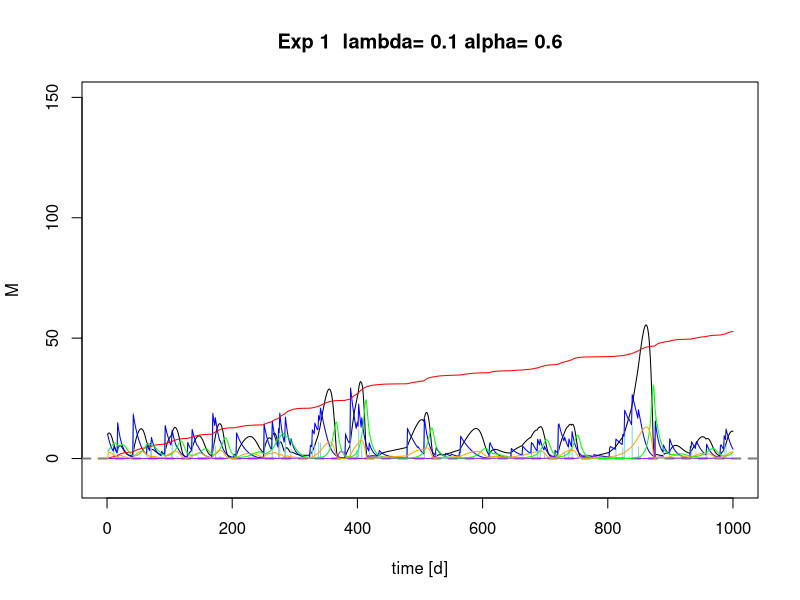
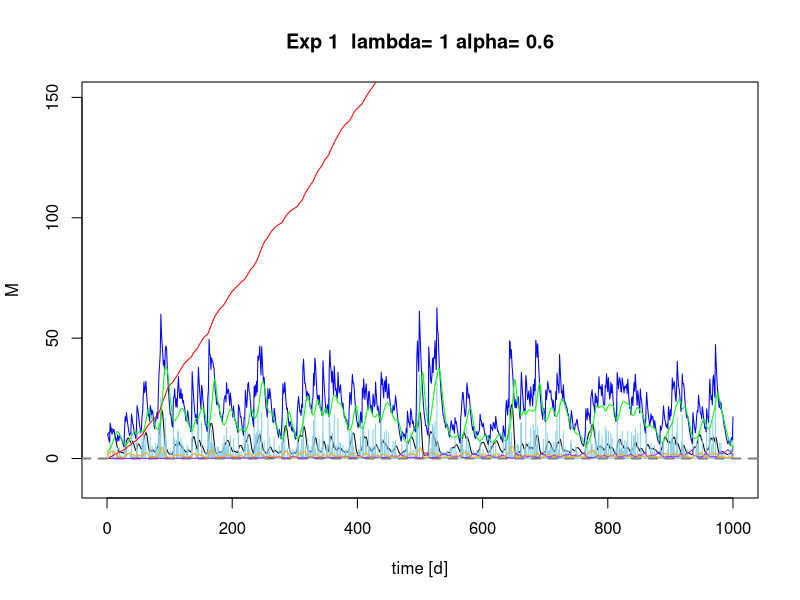
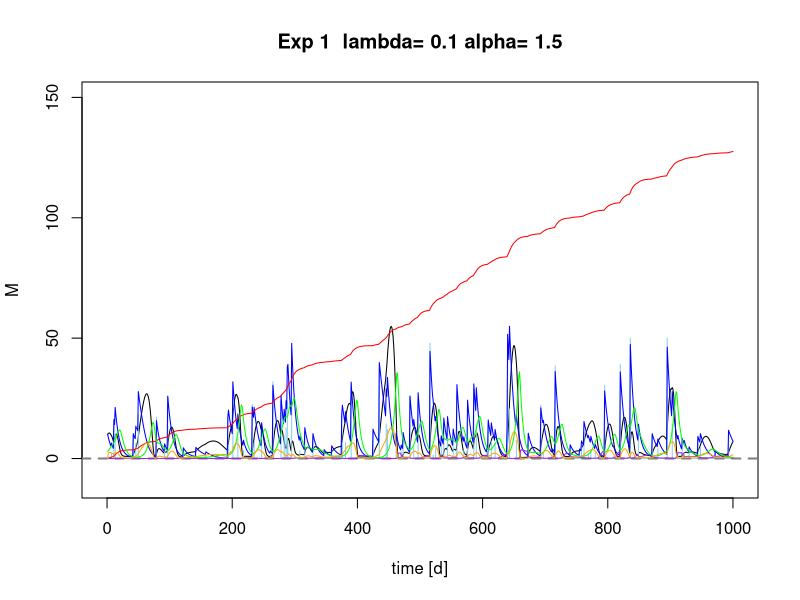
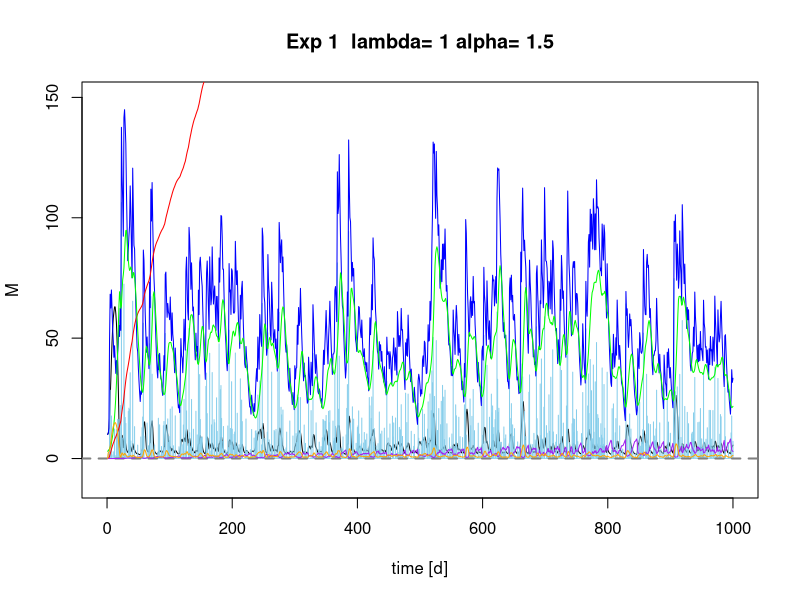
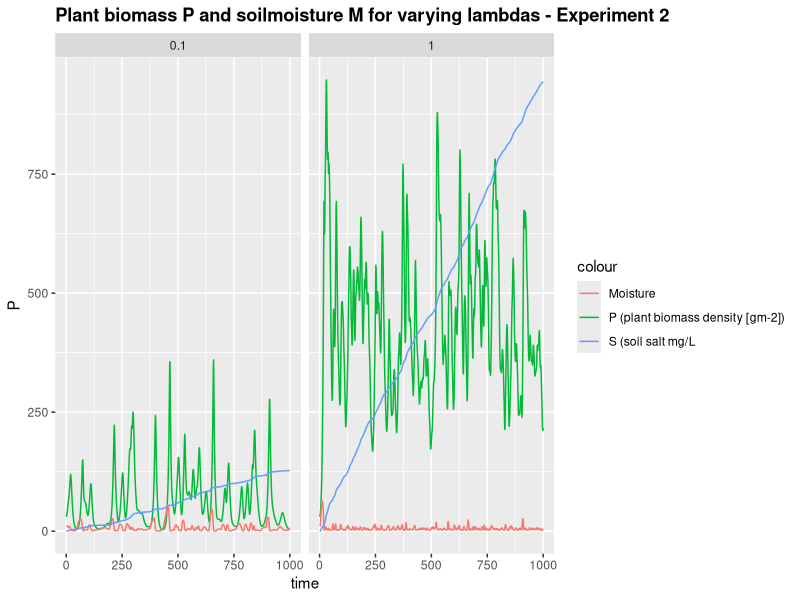
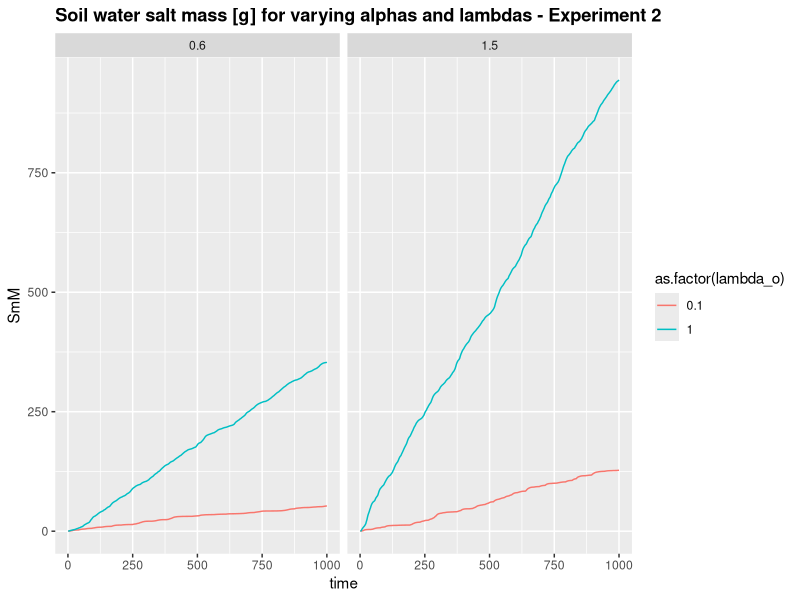
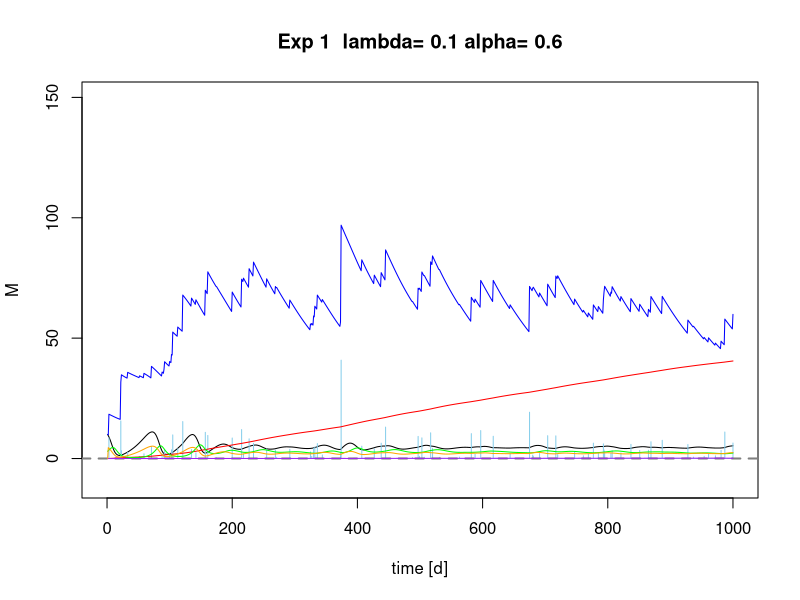
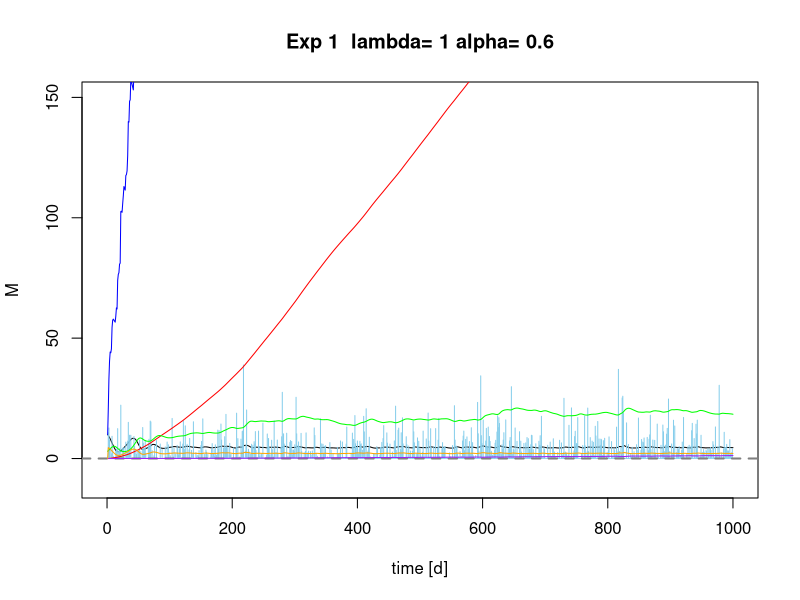

The R script that drew these images, in order:
## ---- chunk 1

 # Sandy Clay Loam
    n<-0.367 # porosity
    # more soil variables for evaporation & losses
    # Hydraulic conductivity
    K_s<-52.08*10 # mm/day
    # campbell's b
    b<-6.4069 # neurotheta sandy clay loam
    # van Genuchten parameters
#     avg <- 0.0521
#     nvg <- 1.237
    s_fc<-0.2677/n # Field capacity
    # This is the bubbling pressure
    psi_s_bar<--1.2E-3 #
 
   h1bar =  -psi_s_bar 
   hb = psi_s_bar*-10^5 # mm
 ### Salvucci equation m

 m=5.64  # in Salvucci's paper it is called n, but I called it m here to not confuse it with porosity
   #m=3.3 # 3.3 for clay, 5.64 for silt-loam, 11.88 for sand-loam 


  Zmax =10000 # [mm] maximum GROUNDWATER DEPTH Check
  Z =3000 # [mm] actual groundwater depth Check

# parameters describing the soil
  soilpar <- list(b = b, n = n, s_fc = s_fc, K_s = K_s, 
                psi_s_bar = psi_s_bar, h1bar = h1bar, hb = hb, m=m)
    #................................................
    # Vegetation 1 (Grass)
    # paspalum secateum F-I and R-I, 2004

    Zr = 400 # soil depth (mm)   Check Also Table 2...Fernandez-Illescas and Rodriguez-Iturbe...2001


 # parameters describing the root zone   
  vegpar <- list(Zr = Zr)


# parameters describing plant dynamics and salt features

  alpha_i=K_s/Z #maximum infiltration rate per day

  k=12 # Saco et al, 2013
  W0=0.2 # Saco et al, 2013
  gmax=0.05 # Saco et al, 2013
  k1=5 # Saco et al, 2013
  c=10  # Saco et al, 2013
  f= 0.8  # f is the soil salt leaching efficiency (whether some salt is retained)
  ConcConst = 0.1 # ConcConst is the concentration of the salt in the infiltrating water in g/l
  CM.gw = 0.1# salt concentration in groundwater
  d=0.24 # fraction of plant mortality
  
  par <- list(alpha_i=alpha_i,k=k, W0=W0, gmax=gmax, k1=k1, c=c, f=f, ConcConst=ConcConst, CM.gw= CM.gw, d=d)
## ---- chunk 2
Infil <- function(h,P, par){
  
  I=par$alpha_i*h*(P+par$k*par$W0)/(P+par$k)
  
  return (I)
}
## ---- chunk 3

WU <- function(M,P,par){ 
# using Svir in here means scaling Svir back to M, easier to do at Svir in balances  
#  WU=par$gmax*((M*(1+Svir))/(((M*(1+Svir))+par$k1)))*P 
  WU=par$gmax*(M/((M+par$k1)))*P 
  
  return(WU)
}
## ---- chunk 4
#******************************************
# based on Salvucci, 1993
L_n <- function(M,Z,Zmax,soilpar,vegpar) {
   Zr <- vegpar$Zr
   
   soilpar$s_fc <- (Z/hb)^(-1/soilpar$b)
   
   s=M/(soilpar$n*vegpar$Zr)
  
   psi = hb*s^soilpar$b
 

  hb_nd <- hb/psi# non-dim hb
  

Znd <- Z/Zmax  # a non-dimensional Znd between 0 and 1 is defined, e.g. Zmax=10 m, Z= 1 m, Znd=0.1


#non-dimensional form of the flow rate equation  #nd flow rate

q <-((((Znd/hb_nd)^-soilpar$m)-((psi/hb)^-soilpar$m))/((1+((psi/hb)^-soilpar$m))+((m-1)*((Znd/hb_nd)^-soilpar$m)))) # 


# Mass flux

flux <- (M*q)

flux<-ifelse(s<soilpar$s_fc, abs(flux)/10, -abs(flux))


return(flux)
}



## ---- chunk 5
Precip <- function(time,alpha,lambda,delta) {
  # generate a vector of times between rainfall events > delta
  f_P<-floor(rexp(time,lambda*exp(-delta/alpha))) # vector of times between rainfall occurrences (equation 4 & 8)
  # generate a binary vector from this (impulse function)
  binary.vec <- unlist(lapply(1:time,function(i) c(rep(0,f_P[i]),1)))
  R <- rexp(length(binary.vec),1/alpha)*binary.vec 
  return(R[1:time])
}
## ---- chunk 6

Gr <- function(M,P,par) { 
  
  Gr = par$c*WU(M,P,par)
  
  return(Gr)
}
## ---- chunk 7
Mo <- function(P,M,Svir,par) {
  # needs to be M/Svir because both are "large" numbers
  # you want a number ~1 for multiplication, or <0.1 for addition
  Mo = P*(par$d*(M/Svir))
  
  return(Mo)

}
## ---- chunk 8
balances <- function(Rain, par, plotit=T,
                      soilpar,
                      vegpar){
   

  
# Storage vectors for the daily steps are initialized.

   M <- rep(0,length(Rain)) # soil moisture [mm]
   h <- rep(0,length(Rain)) # infiltration depth [mm]
   P <- rep(0,length(Rain)) #biomass density []
   CM<- rep(0,length(Rain)) # Salt concentration in soil water in g/L or g/mm
   SmI<- rep(0,length(Rain)) # Salt mass in infiltrating water [g]
   SmM <- rep(0,length(Rain)) # Salt mass in soil water [g]
   In <- rep(0,length(Rain)) # infiltration [mm]

   Svir <- rep(0,length(Rain)) # virtual saturation
   flux<- rep(0,length(Rain)) # drainage and capillary rise flux, according to sign



# Initial values to start the simulation.

   
   M[1] <- 10
   h[1] <- 10 
   P[1] <- 30
   CM[1]<- 0
   Svir[1] <- M[1]



# We decided to split the numerical calculations for the daily into 12 substeps.

   deltat <- 12 # split in 12 increments

  
# Storage vectors for the substeps are initialized.

   M_sub <- rep(0,deltat)
   h_sub <- rep(0,deltat)
   I_sub <- rep(0,deltat)
   #Q_sub <- rep(0,deltat)
   WU_sub <-rep(0,deltat) # Water uptake in mm
   P_sub <- rep(0,deltat) 
   Gr_sub <- rep(0,deltat) # Growth of biomass
   Mo_sub<- rep(0,deltat) # Mortality of biomass
   SmI_sub <- rep(0,deltat) 
   SmM_sub<- rep(0,deltat) 
   CM_sub<- rep(0,deltat) 
  Svir_sub <- rep(0,deltat) # virtual saturation

   flux_sub<-rep(0,deltat) # calculates leakage loss without evaporation loss

   U_salt <-rep(0,deltat)
   L_salt <-rep(0,deltat)


  
   timeincr= 1/deltat
   
  for (t in 2:length(Rain)){
    
    for (tt in 1:(deltat-1)) {
      
      h.old <- ifelse(tt==1,h[t-1],h_sub[tt])
      P.old <- ifelse(tt==1,P[t-1],P_sub[tt])
      M.old <- ifelse(tt==1,M[t-1],M_sub[tt])
      SmI.old <-ifelse(tt==1,SmI[t-1],SmI_sub[tt])
      CM.old <-ifelse(tt==1,CM[t-1],CM_sub[tt])
      Svir.old <-ifelse(tt==1,Svir[t-1],Svir_sub[tt])


# Balance for water depth on soil


h_sub[tt+1] <- h.old + ifelse(tt==1,(10*Rain[t]),0) - Infil(h.old, P.old,par)*timeincr

# Infiltration

      I_sub[tt] <- Infil(h.old, P.old,par)*timeincr

#  1. Update soil moisture with infiltration

      M_sub[tt + 1] <- M.old + I_sub[tt]      
      
# Now do all plant uptake and growth
# water uptake by plants: include infiltration in available water

      WU_sub[tt] <- WU(M=Svir.old,P.old,par)*timeincr 
      
      # growth rate
      Gr_sub[tt] <- Gr(M=Svir.old, P.old,par)*timeincr 
      # Mortality
      Mo_sub[tt]<- Mo(P.old,M=M.old, Svir=Svir.old, par)*timeincr
      # calculate plant biomass balance
      P_sub[tt + 1] <- P.old + Gr_sub[tt]- Mo_sub[tt] 
      
      
# re-calculate water balance
# 2. before leaching
      M_sub[tt + 1] <- M.old + I_sub[tt] - WU_sub[tt] #- L_sub[tt] 

# Calculate salt concentration in the soil

 # 3. calculate leaching and capillary rise amount
  flux_sub[tt+1]<-do.call(L_n,list(M=M_sub[tt+1],Z=Z, Zmax=Zmax,soilpar=soilpar,vegpar=vegpar))

# 4. final adjust soil moisture for leaching or capillary rise
 
   M_sub[tt + 1] <-  M_sub[tt + 1] + flux_sub[tt+1]*timeincr


# calculate saltbalance

# Salt leaching
    L_salt[tt+1] <- ifelse(flux_sub[tt+1]<0, par$f*CM_sub[tt+1]*flux_sub[tt+1]*timeincr,0) # leaching of salt

# salt uplfow
    U_salt[tt+1] <- ifelse(flux_sub[tt+1]>0, par$CM.gw*flux_sub[tt+1]*timeincr,0) # rise of salt

# salt mass coming in with infiltration
      SmI_sub[tt+1]<- SmI.old + I_sub[tt]*par$ConcConst 

#salt mass in soil
     SmM_sub[tt+1] <- SmI_sub[tt+1] + U_salt[tt+1] - L_salt[tt+1]
# salt concentration in soil
   CM_sub[tt+1]<- (SmM_sub[tt+1]/M_sub[tt+1])*(1/58.44) # 
    
# Virtual saturation (Shah et al., 2012), here in [mm] to be in the same unit as M
    Svir_sub[tt + 1]<-soilpar$n*vegpar$Zr*((soilpar$h1bar*10^-1)^(1/soilpar$b))*
                     ((soilpar$h1bar*10^-1)*(M_sub[tt + 1]/
                       (soilpar$n*vegpar$Zr))^(-soilpar$b)
                       +(3.6*CM_sub[tt + 1]))^(-1/soilpar$b)

    } 
  
# Aggregating the substep results to daily values.

    P[t] = P_sub[deltat]
    M[t] = M_sub[deltat]
    h[t] = h_sub[deltat]
    CM[t] = CM_sub[deltat]
    SmM[t] = SmM_sub[deltat] 
    SmI[t]=SmI_sub[deltat]
    In[t]= sum(I_sub)
    flux[t] = sum(flux_sub)
    Svir[t] = Svir_sub[deltat]

}


# Plotting
 
if (plotit==T) {  
  plot(M, type="l",ylim=c(-10,150),xlim=c(0,time),xlab=("time [d]"), main=paste("Exp 1  lambda=", lambda[j],"alpha=", alpha[i]))
  points(Rain*10, type="h", col="skyblue")
   
    lines(h,type="l", col="blue")
    abline(h=0, col="Gray50",lwd=2,lty=2)

    lines(SmM,type="l", col="red")
    lines(CM,type="l", col="purple")
    lines(P/10,type="l", col="green")
    lines(flux,type="l", col="orange")

#  legend("topright",cex=1, pt.cex=0.4, c("Moisture [mm]","Rainfall [mm]*10","overland flow depth[mm] ","salt mass in soil water [g]", "salt concentration in soil water [g/l]", "Plant biomass density [g/m^2]/10"),
#          col=c("black","skyblue","blue","red","purple","green"),lty=1)
 

}

Out <- data.frame(P=P,M=M,h=h, CM=CM, SmM=SmM, In=In, flux=flux, Svir=Svir)
return(Out)
}
## ---- chunk 9
alpha <- c(0.6,1.5) 
lambda <- c(0.1,1)

Store <- list()
sub_store <- list()
time <- 1000
delta <- 0
set.seed(1000)
## ---- chunk 10
#source("Rainfall.R")


for (i in 1:length(alpha)) {
  
for (j in 1:length(lambda)) {
    # generate the rainfall
    Rain <- Precip(time,alpha[i],lambda[j],delta)
    Rainlist <- data.frame(Precip(time,alpha[i],lambda[j],delta)) 
    
    sub_store[[j]] <-data.frame(alpha_o=rep(alpha[i],time),
                                lambda_o=rep(lambda[j],time),
                                balances(Rain,plotit=T, par=par,
                                soilpar, vegpar))
  }
  Store[[i]] <- sub_store
}
## ---- chunk 11
require(ggplot2)
lambda_sum <- do.call(rbind,Store[][[2]])
lambda_sum$time <- rep(1:time,length(lambda))

pl <- ggplot(lambda_sum,aes(x=time,y=P, colour="P (plant biomass density [gm-2])")) + geom_line()
pl  <- pl + geom_line(aes(x=time,y=M, colour="Moisture"))  
pl <- pl +  facet_wrap(~lambda_o)   #, colour=lambda_o (put this in aes-brackets) 
pl  + ggtitle("Plant biomass P and soilmoisture M for varying lambdas - Experiment 2") +  geom_line(aes(x=time, y=SmM, colour= "S (soil salt mg/L")) + theme(plot.title = element_text(lineheight=.8, face="bold"))
## ---- chunk 12
lambda_sum_all <- do.call(rbind,do.call(rbind,Store))
lambda_sum_all$time <- rep(rep(1:time,length(lambda)),length(alpha))


pa <- ggplot(lambda_sum_all,aes(x=time,y=SmM,col=as.factor(lambda_o))) + geom_line(linetype=1) 
# pa <- pa + + scale_color_gradient(low="blue", high="red")
pa <- pa  + facet_wrap(~alpha_o) + ggtitle("Soil water salt mass [g] for varying alphas and lambdas - Experiment 2") + theme(plot.title = element_text(lineheight=.8, face="bold"))
pa  
## ---- chunk 13

Soil1P<- lambda_sum$P
Soil1M <-lambda_sum$M
Soil1SmM<-lambda_sum$SmM
Soil1CM<-lambda_sum$CM

## ---- chunk 14


   # Medium Heavy Clay
    n<-0.4473 # porosity
    # more soil variables for evaporation & losses
    # Hydraulic conductivity
    K_s<-2.82*10 # mm/day
    # Campbell's b
    b<-16.1501 # neurotheta Medium heavy clay
    # van Genuchten parameters
    avg <- 0.0613
    nvg <- 1.086
    s_fc<-0.3936/n # Field capacity
    # bubbling pressure
    psi_s_bar<--1.4E-3 
    h1bar =  -psi_s_bar 
    hb = psi_s_bar*-10^5

## Salvucci equation m
 #m=3.3 # 3.3 for clay, 5.64 for silt-loam, 11.88 for sand-loam 
m= 3.3



alpha_i=K_s/Z #maximum infiltration rate per day
    par <- list(alpha_i=alpha_i,k=k, W0=W0, gmax=gmax, k1=k1, c=c, f=f, ConcConst=ConcConst, CM.gw= CM.gw, d=d) 

# parameters describing the soil
  soilpar <- list(b = b, n = n, s_fc = s_fc, K_s = K_s, 
                psi_s_bar = psi_s_bar, h1bar = h1bar, hb = hb, m=m)

for (i in 1:length(alpha)) {
  
for (j in 1:length(lambda)) {
    # generate the rainfall
    Rain <- Precip(time,alpha[i],lambda[j],delta)
    Rainlist <- data.frame(Precip(time,alpha[i],lambda[j],delta)) 
    
    sub_store[[j]] <-data.frame(alpha_o=rep(alpha[i],time),
                                lambda_o=rep(lambda[j],time),
                                balances(Rain,plotit=T, par=par,
                                soilpar, vegpar))
  }
  Store[[i]] <- sub_store
}
## ---- chunk 15
require(ggplot2)
lambda_sum <- do.call(rbind,Store[][[2]])
lambda_sum$time <- rep(1:time,length(lambda))

pl <- ggplot(lambda_sum,aes(x=time,y=P, colour="P (plant biomass density [gm-2])")) + geom_line()
pl  <- pl + geom_line(aes(x=time,y=M, colour="Moisture"))  
pl <- pl +  facet_wrap(~lambda_o)   #, colour=lambda_o (put this in aes-brackets) 
pl  + ggtitle("Plant biomass P and soilmoisture M for varying lambdas - Experiment 2") +  geom_line(aes(x=time, y=SmM, colour= "S (soil salt mg/L")) + theme(plot.title = element_text(lineheight=.8, face="bold"))
## ---- chunk 16
lambda_sum_all <- do.call(rbind,do.call(rbind,Store))
lambda_sum_all$time <- rep(rep(1:time,length(lambda)),length(alpha))


pa <- ggplot(lambda_sum_all,aes(x=time,y=SmM,col=as.factor(lambda_o))) + geom_line(linetype=1) 
# pa <- pa + + scale_color_gradient(low="blue", high="red")
pa <- pa  + facet_wrap(~alpha_o) + ggtitle("Soil water salt mass [g] for varying alphas and lambdas - Experiment 2") + theme(plot.title = element_text(lineheight=.8, face="bold"))
pa  
## ---- chunk 17

Soil2P<- lambda_sum$P
Soil2M <-lambda_sum$M
Soil2SmM<-lambda_sum$SmM
Soil2CM<-lambda_sum$CM

## ---- chunk 18
# Coarse Sand
    n<-0.368 # porosity
    # more soil variables for evaporation & losses
    # Hydraulic conductivity
    K_s<-182.68*10 # mm/day
    # Campbell's b
    b<- 4.1152
    # van Genuchten parameters
    avg <- 0.0712   # Soil hydraulic parameters for van Genuchtan function
    nvg <- 1.392    # soil hydraulic papameters for van Genuchtan function
    s_fc<-0.1895/n # Field capacity
    
    psi_s_bar<--0.61E-3 
   h1bar =  -psi_s_bar 
   hb = psi_s_bar*-10^5
## Salvucci equation m
 #m=3.3 # 3.3 for clay, 5.64 for silt-loam, 11.88 for sand-loam 
m= 11.88 


alpha_i=K_s/Z #maximum infiltration rate per day
    par <- list(alpha_i=alpha_i,k=k, W0=W0, gmax=gmax, k1=k1, c=c, f=f, ConcConst=ConcConst, CM.gw= CM.gw, d=d) 

# parameters describing the soil
  soilpar <- list(b = b, n = n, s_fc = s_fc, K_s = K_s, 
                psi_s_bar = psi_s_bar, h1bar = h1bar, hb = hb, m=m)



for (i in 1:length(alpha)) {
  
for (j in 1:length(lambda)) {
    # generate the rainfall
    Rain <- Precip(time,alpha[i],lambda[j],delta)
    Rainlist <- data.frame(Precip(time,alpha[i],lambda[j],delta)) 
    
    sub_store[[j]] <-data.frame(alpha_o=rep(alpha[i],time),
                                lambda_o=rep(lambda[j],time),
                                balances(Rain,plotit=T, par=par,
                                soilpar, vegpar))
  }
  Store[[i]] <- sub_store
}
## ---- chunk 19
require(ggplot2)
lambda_sum <- do.call(rbind,Store[][[2]])
lambda_sum$time <- rep(1:time,length(lambda))

pl <- ggplot(lambda_sum,aes(x=time,y=P, colour="P (plant biomass density [gm-2])")) + geom_line()
pl  <- pl + geom_line(aes(x=time,y=M, colour="Moisture"))  
pl <- pl +  facet_wrap(~lambda_o)   #, colour=lambda_o (put this in aes-brackets) 
pl  + ggtitle("Plant biomass P and soilmoisture M for varying lambdas - Experiment 2") +  geom_line(aes(x=time, y=SmM, colour= "S (soil salt mg/L")) + theme(plot.title = element_text(lineheight=.8, face="bold"))
## ---- chunk 20
lambda_sum_all <- do.call(rbind,do.call(rbind,Store))
lambda_sum_all$time <- rep(rep(1:time,length(lambda)),length(alpha))


pa <- ggplot(lambda_sum_all,aes(x=time,y=SmM,col=as.factor(lambda_o))) + geom_line(linetype=1) 
# pa <- pa + + scale_color_gradient(low="blue", high="red")
pa <- pa  + facet_wrap(~alpha_o) + ggtitle("Soil water salt mass [g] for varying alphas and lambdas - Experiment 2") + theme(plot.title = element_text(lineheight=.8, face="bold"))
pa  
## ---- chunk 21

Soil3P<- lambda_sum$P
Soil3M <-lambda_sum$M
Soil3SmM<-lambda_sum$SmM
Soil3CM<-lambda_sum$CM

## ---- chunk 22
par(mfrow = c(1,3))
summary(Soil1P) # Plant biomass 
summary(Soil2P) # Plant biomass 
summary(Soil3P) # Plant biomass 

summary(Soil1M) # soil moisture 
summary(Soil2M) # soil moisture 
summary(Soil3M) # soil moisture 

summary(Soil1SmM) # soil salt mass 
summary(Soil2SmM) # soil salt mass 
summary(Soil3SmM) # soil salt mass 

summary(Soil1CM) # soil salt concentration 
summary(Soil2CM) # soil salt concentration 
summary(Soil3CM) # soil salt concentration 
## ---- chunk 23

par(mfrow = c(1,3))
hist(Soil1P, breaks=10, main = 'Plant biomass Soil 1')
hist(Soil2P, breaks=10, main = 'Plant biomass Soil 2')
hist(Soil3P, breaks=10, main = 'Plant biomass Soil 3')

hist(Soil1M, breaks=10,main="Soil moisture Soil 1")
hist(Soil2M, breaks=10,main="Soil moisture Soil 2")
hist(Soil3M, breaks=10,main="Soil moisture Soil 3")

hist(Soil1SmM, breaks=10,main="soil salt mass Soil 1")
hist(Soil2SmM, breaks=10,main="soil salt mass Soil 2")
hist(Soil3SmM, breaks=10,main="soil salt mass Soil 3")


hist(Soil1CM, breaks=10, main="Salt concentration in soil 1")
hist(Soil2CM, breaks=10, main="Salt concentration in soil 2")
hist(Soil3CM, breaks=10, main="Salt concentration in soil 3")

## ---- chunk 24
wilcox.test(Soil1M,Soil2M) # soil moisture
wilcox.test(Soil2M,Soil3M) # soil moisture
wilcox.test(Soil1M,Soil3M) # soil moisture

wilcox.test(Soil1P,Soil2P) # Plant biomass
wilcox.test(Soil2P,Soil3P) # Plant biomass
wilcox.test(Soil1P,Soil3P) # Plant biomass

wilcox.test(Soil1SmM,Soil2SmM) # soil salt mass
wilcox.test(Soil2SmM,Soil3SmM) # soil salt mass
wilcox.test(Soil1SmM,Soil3SmM) # soil salt mass

wilcox.test(Soil1CM,Soil2CM) # salt conc
wilcox.test(Soil2CM,Soil3CM) # salt conc
wilcox.test(Soil1CM,Soil3CM) # salt conc

